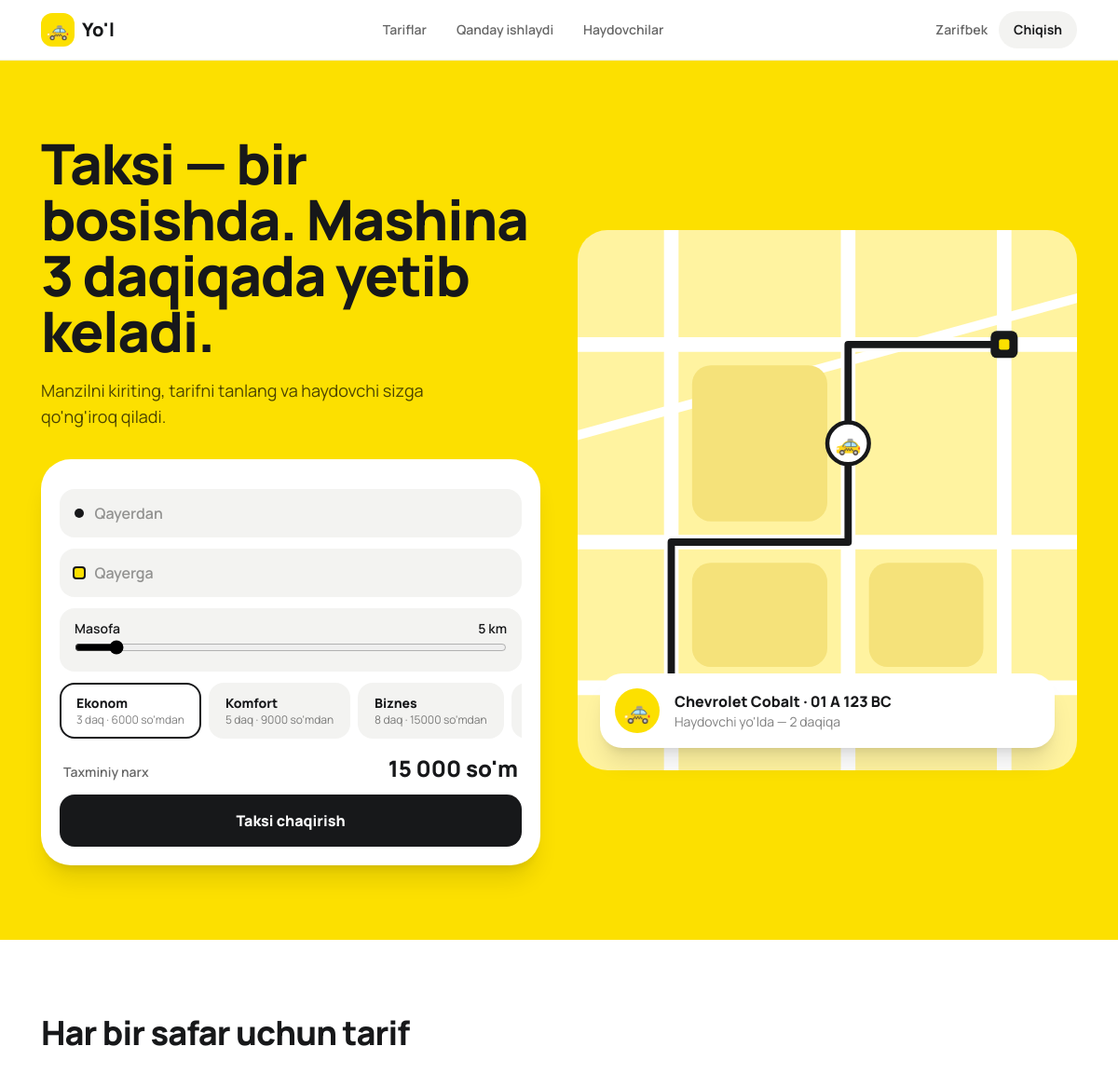
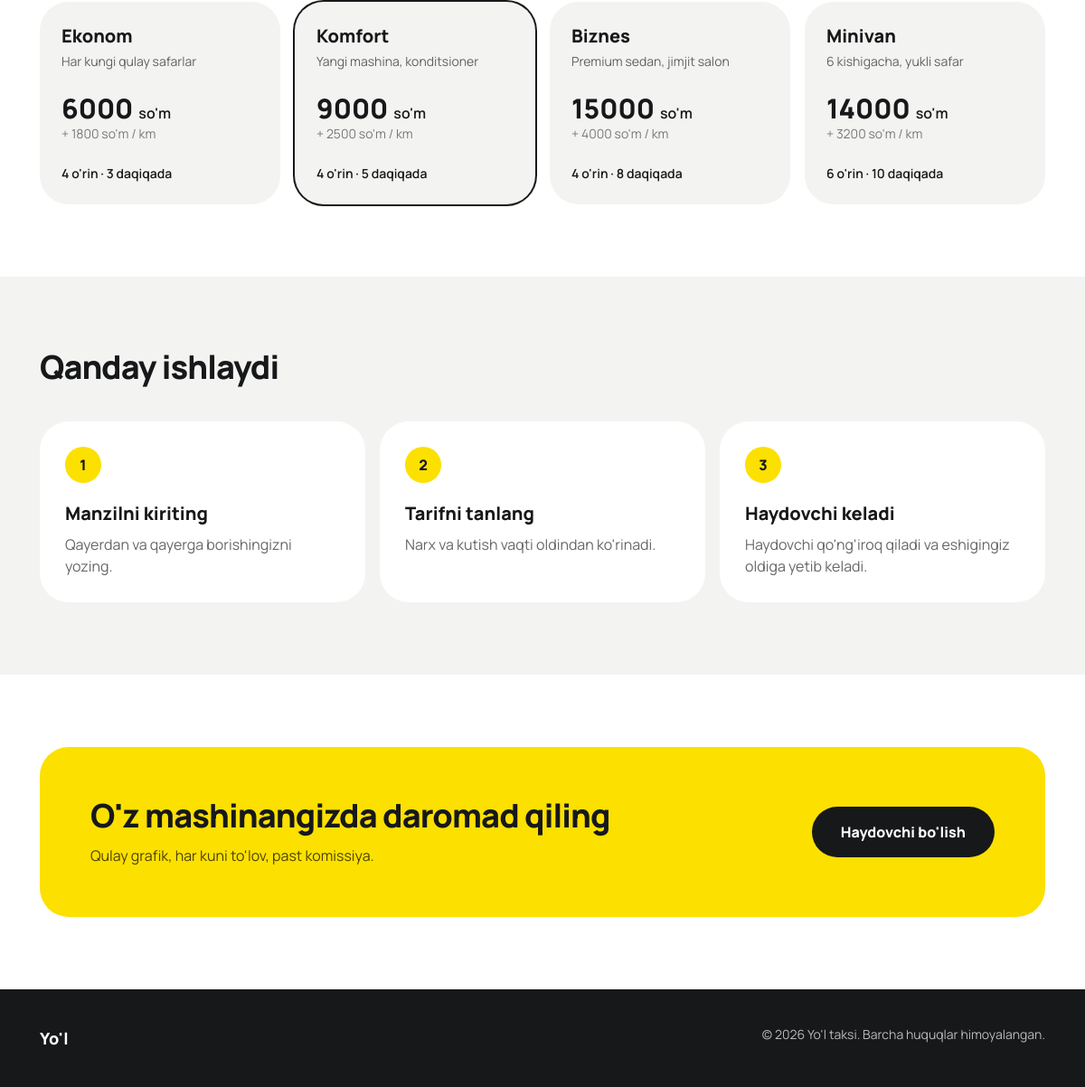
/ (signed in), run on the app's committed database (2 pictures, top to bottom).
### taxi/models.py (models this page shows, shortened)
class Tariff(models.Model):
    name = models.CharField("Nomi", max_length=40)
    description = models.CharField("Tavsif", max_length=120)
    seats = models.PositiveSmallIntegerField("O'rinlar", default=4)
    eta_min = models.PositiveSmallIntegerField("Kutish (daq.)", default=3)
    base_price = models.PositiveIntegerField("Boshlang'ich narx (so'm)")
    per_km = models.PositiveIntegerField("1 km narxi (so'm)")
    position = models.PositiveSmallIntegerField(default=0)
    class Meta:
        ordering = ["position"]
        verbose_name = "Tarif"
        verbose_name_plural = "Tariflar"

### taxi/views.py (the view)
# urls.py: path("", views.index, name="index"),
def index(request):
    return render(request, "index.html", {"tariffs": Tariff.objects.all()})

### taxi/context.py (called while the page is built)
def role(request):
    u = request.user
    if not u.is_authenticated:
        return {"role": "guest"}
    p = getattr(u, "profile", None)
    return {"role": p.role if p else "staff"}

### templates/index.html (shortened to what this page needs)
{% extends "base.html" %}
{% block content %}
<section class="bg-sun">
  <div class="max-w-6xl mx-auto px-5 py-12 md:py-20 grid md:grid-cols-2 gap-10 items-center">
    <div>
      <h1 class="text-4xl md:text-6xl font-extrabold leading-[1.05] tracking-tight">Taksi — bir bosishda. Mashina 3 daqiqada yetib keladi.</h1>
      <p class="mt-5 text-lg text-black/70 max-w-md">Manzilni kiriting, tarifni tanlang va haydovchi sizga qo'ng'iroq qiladi.</p>
      {% if role == "passenger" %}
      <form id="buyurtma" method="post" action="{% url 'order' %}" class="mt-8 bg-white rounded-4xl p-5 shadow-xl shadow-black/10 space-y-3 scroll-mt-24">
        <div class="rounded-2xl bg-mist flex items-center gap-3 px-4">
          <span class="w-2.5 h-2.5 rounded-full bg-ink"></span>
          <input name="pickup" required placeholder="Qayerdan" class="w-full bg-transparent py-3.5 outline-none font-semibold placeholder:text-black/40">
        </div>
        <div class="rounded-2xl bg-mist flex items-center gap-3 px-4">
          <span class="w-2.5 h-2.5 rounded-sm bg-sun ring-2 ring-ink"></span>
          <input name="dropoff" required placeholder="Qayerga" class="w-full bg-transparent py-3.5 outline-none font-semibold placeholder:text-black/40">
        </div>
        <div class="rounded-2xl bg-mist px-4 py-3">
          <label for="km" class="flex justify-between text-sm font-semibold"><span>Masofa</span><span><output id="km-out">5</output> km</span></label>
          <input id="km" name="distance_km" type="range" min="1" max="50" step="0.5" value="5" class="w-full accent-black">
        </div>
        <fieldset class="flex gap-2 overflow-x-auto pb-1">
          {% for t in tariffs %}
          <label class="shrink-0 cursor-pointer">
            <span class="block rounded-2xl border-2 border-transparent bg-mist px-4 py-2.5 peer-checked:border-ink peer-checked:bg-white peer-focus-visible:outline peer-focus-visible:outline-2">
              <span class="block font-extrabold text-sm">{{ t.name }}</span>
              <span class="block text-xs text-black/50">{{ t.eta_min }} daq · {{ t.base_price }} so'mdan</span>
            </span>
          </label>
          {% endfor %}
        </fieldset>
        <p class="flex justify-between items-baseline px-1"><span class="text-sm font-semibold text-black/60">Taxminiy narx</span><span class="text-2xl font-extrabold"><span id="price">—</span> so'm</span></p>
        <button class="w-full rounded-2xl bg-ink text-white font-extrabold py-4 hover:bg-black active:scale-[.99] transition">Taksi chaqirish</button>
      </form>
      {% endif %}
    </div>
    <div class="relative hidden md:block">
      <svg viewBox="0 0 480 520" class="w-full rounded-4xl bg-[#FFF3A0]" role="img" aria-label="Marshrut xaritasi">
        <g transform="translate(260 205)"><circle r="20" fill="#fff" stroke="#17181A" stroke-width="4"/><text text-anchor="middle" y="7" font-size="20">🚕</text></g>
      </svg>
      <div class="absolute left-6 bottom-6 right-6 bg-white rounded-3xl p-4 shadow-xl flex items-center gap-4">
        <div class="w-12 h-12 rounded-full bg-sun grid place-items-center text-2xl">🚕</div>
        <div><p class="font-extrabold">Chevrolet Cobalt · 01 A 123 BC</p><p class="text-sm text-black/50">Haydovchi yo'lda — 2 daqiqa</p></div>
      </div>
    </div>
  </div>
</section>
<section id="tariflar" class="max-w-6xl mx-auto px-5 py-20 scroll-mt-16">
  <h2 class="text-3xl md:text-4xl font-extrabold tracking-tight">Har bir safar uchun tarif</h2>
  <div class="mt-10 grid sm:grid-cols-2 lg:grid-cols-4 gap-4">
    {% for t in tariffs %}
    <article class="rounded-4xl bg-mist p-6 flex flex-col {% if forloop.counter == 2 %}ring-2 ring-ink{% endif %}">
      <h3 class="text-xl font-extrabold">{{ t.name }}</h3>
      <p class="mt-1 text-sm text-black/60">{{ t.description }}</p>
      <p class="mt-6 text-3xl font-extrabold">{{ t.base_price }} <span class="text-base font-semibold">so'm</span></p>
      <p class="text-sm text-black/50">+ {{ t.per_km }} so'm / km</p>
      <p class="mt-auto pt-6 text-sm font-semibold">{{ t.seats }} o'rin · {{ t.eta_min }} daqiqada</p>
    </article>
    {% empty %}
    <p class="text-black/60">Tariflar hali qo'shilmagan. Admin panelda tarif yarating.</p>
    {% endfor %}
  </div>
</section>
<section id="qanday" class="bg-mist scroll-mt-16">
  <div class="max-w-6xl mx-auto px-5 py-20">
    <h2 class="text-3xl md:text-4xl font-extrabold tracking-tight">Qanday ishlaydi</h2>
    <ol class="mt-10 grid md:grid-cols-3 gap-4">
      <li class="bg-white rounded-4xl p-7"><span class="grid place-items-center w-10 h-10 rounded-full bg-sun font-extrabold">1</span><h3 class="mt-5 text-xl font-extrabold">Manzilni kiriting</h3><p class="mt-2 text-black/60">Qayerdan va qayerga borishingizni yozing.</p></li>
      <li class="bg-white rounded-4xl p-7"><span class="grid place-items-center w-10 h-10 rounded-full bg-sun font-extrabold">2</span><h3 class="mt-5 text-xl font-extrabold">Tarifni tanlang</h3><p class="mt-2 text-black/60">Narx va kutish vaqti oldindan ko'rinadi.</p></li>
      <li class="bg-white rounded-4xl p-7"><span class="grid place-items-center w-10 h-10 rounded-full bg-sun font-extrabold">3</span><h3 class="mt-5 text-xl font-extrabold">Haydovchi keladi</h3><p class="mt-2 text-black/60">Haydovchi qo'ng'iroq qiladi va eshigingiz oldiga yetib keladi.</p></li>
    </ol>
  </div>
</section>
<section id="haydovchi" class="max-w-6xl mx-auto px-5 py-20 scroll-mt-16">
  <div class="rounded-4xl bg-sun p-8 md:p-14 flex flex-col md:flex-row md:items-center justify-between gap-6">
    <div><h2 class="text-3xl md:text-4xl font-extrabold tracking-tight">O'z mashinangizda daromad qiling</h2><p class="mt-3 text-black/70 max-w-lg">Qulay grafik, har kuni to'lov, past komissiya.</p></div>
    <a href="tel:+998900000000" class="shrink-0 rounded-full bg-ink text-white font-extrabold px-8 py-4 text-center hover:bg-black">Haydovchi bo'lish</a>
  </div>
</section>
{% endblock %}

### templates/base.html (shortened to what this page needs)
<!doctype html>
<html lang="uz">
<head>
  <script src="https://cdn.tailwindcss.com"></script>
</head>
<body class="bg-white text-ink font-sans antialiased">
  <header class="sticky top-0 z-30 bg-white/90 backdrop-blur border-b border-black/5">
    <div class="max-w-6xl mx-auto px-5 h-16 flex items-center justify-between">
      <a href="/" class="flex items-center gap-2 font-extrabold text-xl">
        <span class="grid place-items-center w-9 h-9 rounded-xl bg-sun">🚕</span> Yo'l
      </a>
      <nav class="hidden md:flex gap-8 text-sm font-semibold text-black/60">
        <a href="#tariflar" class="hover:text-ink">Tariflar</a>
        <a href="#qanday" class="hover:text-ink">Qanday ishlaydi</a>
        <a href="#haydovchi" class="hover:text-ink">Haydovchilar</a>
      </nav>
      <div class="flex items-center gap-2">
        {% if user.is_authenticated %}
          <span class="hidden sm:inline text-sm font-semibold text-black/60 px-1">{{ user.first_name|default:user.username }}</span>
          <form method="post" action="{% url 'logout' %}">{% csrf_token %}<button class="rounded-full bg-mist text-sm font-bold px-4 py-2.5 hover:bg-black/10">Chiqish</button></form>
        {% else %}
          <a href="{% url 'login' %}" class="rounded-full text-sm font-bold px-4 py-2.5 hover:bg-mist">Kirish</a>
          <a href="{% url 'register' %}" class="rounded-full bg-ink text-white text-sm font-bold px-5 py-2.5 hover:bg-black">Ro'yxatdan o'tish</a>
        {% endif %}
      </div>
    </div>
  </header>
  {% block content %}{% endblock %}
  <footer class="bg-ink text-white/70 text-sm">
    <div class="max-w-6xl mx-auto px-5 py-10 flex flex-col md:flex-row gap-4 justify-between">
      <p class="font-extrabold text-white text-lg">Yo'l</p>
      <p>© {% now "Y" %} Yo'l taksi. Barcha huquqlar himoyalangan.</p>
    </div>
  </footer>
</body>
</html>

### templates/base.html (style rules this page uses)
html { scroll-behavior:smooth }

### data on the page
Tariff: name "Ekonom", eta_min "3", base_price "6000", description "Har kungi qulay safarlar", per_km "1800", seats "4"
Tariff: name "Komfort", eta_min "5", base_price "9000", description "Yangi mashina, konditsioner", per_km "2500", seats "4"
Tariff: name "Biznes", eta_min "8", base_price "15000", description "Premium sedan, jimjit salon", per_km "4000", seats "4"
Tariff: name "Minivan", description "6 kishigacha, yukli safar", base_price "14000", per_km "3200", seats "6", eta_min "10"

### other printed values
{{ user.first_name|default:user.username }} "Zarifbek"
